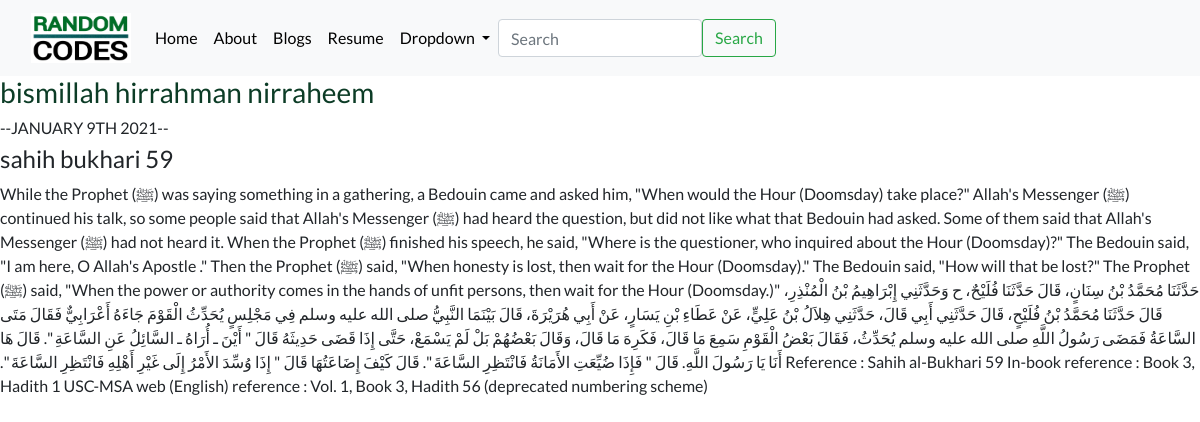
The app's page /blog/2/ with its own data.
### blog/models.py (models this page shows)
class Blog(models.Model):
    title =models.CharField(max_length=1000)
    description = models.CharField(max_length = 1000)
    blogpost = models.TextField(max_length = 10000)
    createddatetime = models.DateTimeField(auto_now_add= True)

### blog/views.py (the view)
# urls.py: path('<int:blog_id>/',views.detail, name='detail'),
def detail(request,blog_id):
    blog = get_object_or_404(Blog, pk=blog_id)
    return render(request,'blog/detail.html',{'blog':blog})

### blog/templates/blog/detail.html (shortened to what this page needs)
{%extends 'portfolio/base.html' %}
{% block content %}
<h3><font color="#0C3C26">{{id}} {{blog.title}}</font></h3>
<h6>--{{ blog.createddatetime|date:"F jS Y"|upper }}--</h6>
<h4>{{blog.description}}</h4>
<p>{{blog.blogpost|safe}}<br></p>
{% endblock %}

### portfolio/static/portfolio/custom.css (style rules this page uses)
body { font-family: 'Lato', sans-serif; }

### records on screen
Blog: title "bismillah hirrahman nirraheem", createddatetime "JANUARY 9TH 2021", description "sahih bukhari 59", blogpost "While the Prophet (ﷺ) was saying something in a gathering, a Bedouin came and asked him, \"When would the Hour (Doomsday) take place?\" Allah's Messenger (ﷺ) continued his talk, so some people said that Allah's Messenger (ﷺ) had heard the question, but did not like what that Bedouin had asked. Some of them said that Allah's Messenger (ﷺ) had not heard it. When the Prophet (ﷺ) finished his speech, he said, \"Where is the questioner, who inquired about the Hour (Doomsday)?\" The Bedouin said, \"I am here, O Allah's Apostle .\" Then the Prophet (ﷺ) said, \"When honesty is lost, then wait for the Hour (Doomsday).\" The Bedouin said, \"How will that be lost?\" The Prophet (ﷺ) said, \"When the power or…"
